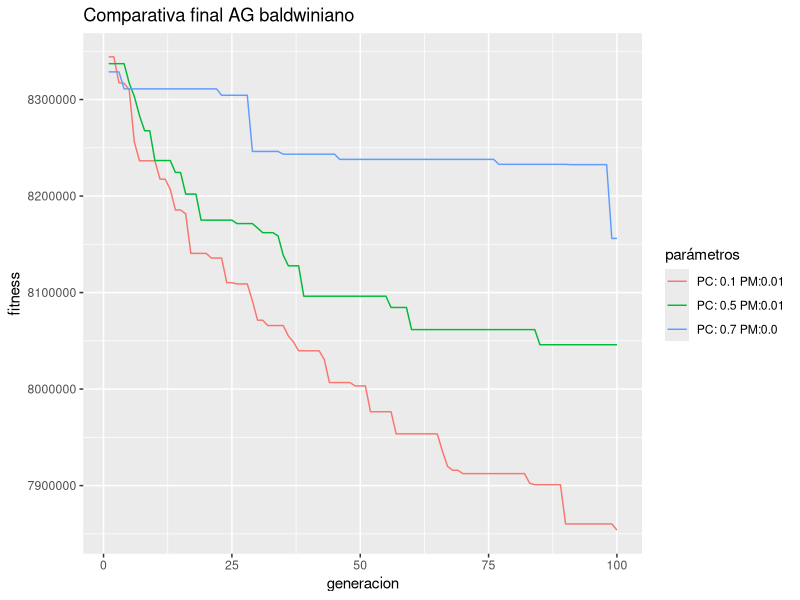
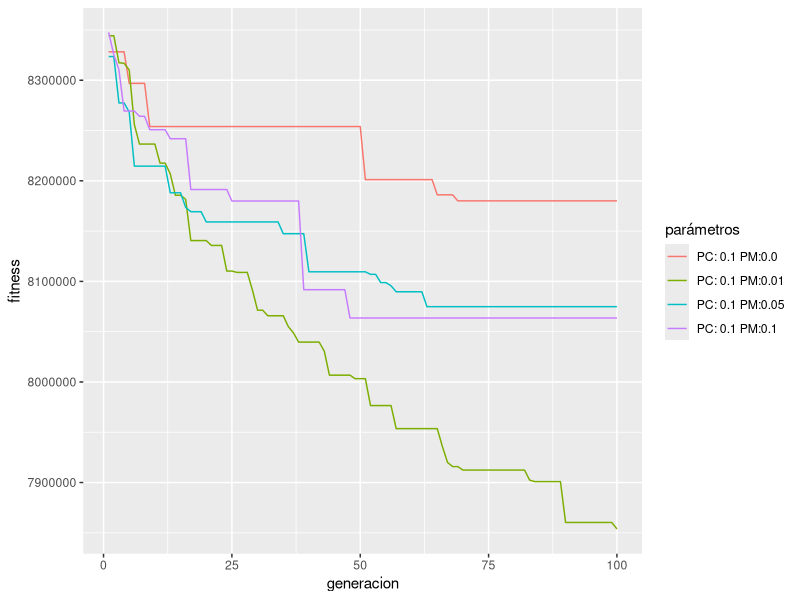
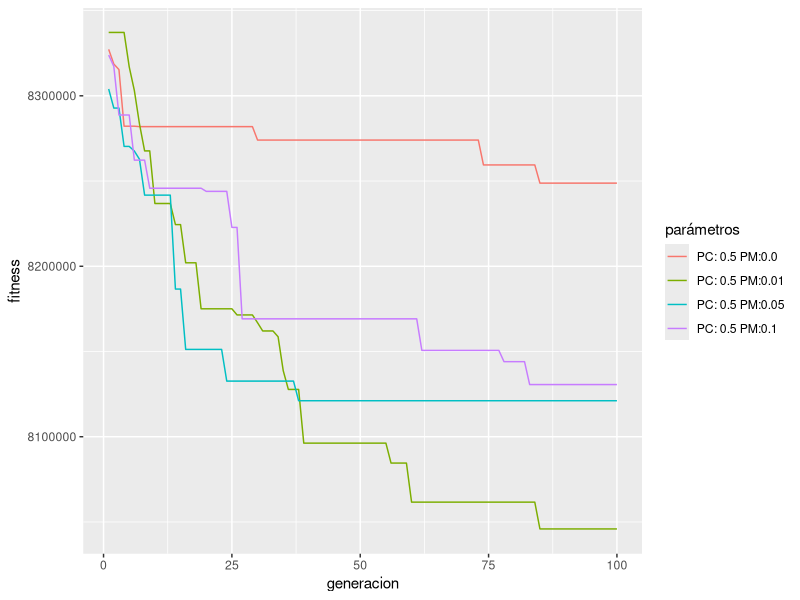
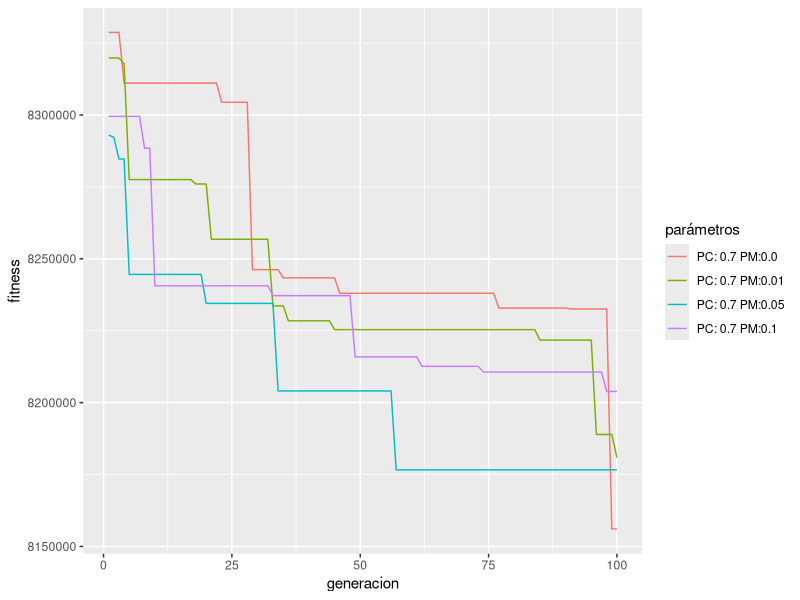

These figures' R source, in order:
library(ggplot2)

#PC = 0.1

rPC0.1PM0 = data.frame(generacion=1:100, fitness=c(8328246, 8328246, 8328246, 8328246, 8296888, 8296888, 8296888,
                                                   8296888, 8253972, 8253972, 8253972, 8253972, 8253972, 8253972,
                                                   8253972, 8253972, 8253972, 8253972, 8253972, 8253972, 8253972,
                                                   8253972, 8253972, 8253972, 8253972, 8253972, 8253972, 8253972,
                                                   8253972, 8253972, 8253972, 8253972, 8253972, 8253972, 8253972,
                                                   8253972, 8253972, 8253972, 8253972, 8253972, 8253972, 8253972,
                                                   8253972, 8253972, 8253972, 8253972, 8253972, 8253972, 8253972,
                                                   8253972, 8201166, 8201166, 8201166, 8201166, 8201166, 8201166,
                                                   8201166, 8201166, 8201166, 8201166, 8201166, 8201166, 8201166,
                                                   8201166, 8186064, 8186064, 8186064, 8186064, 8180052, 8180052,
                                                   8180052, 8180052, 8180052, 8180052, 8180052, 8180052, 8180052,
                                                   8180052, 8180052, 8180052, 8180052, 8180052, 8180052, 8180052,
                                                   8180052, 8180052, 8180052, 8180052, 8180052, 8180052, 8180052,
                                                   8180052, 8180052, 8180052, 8180052, 8180052, 8180052, 8180052,
                                                   8180052, 8180052))

p = ggplot() + geom_line(data = rPC0.1PM0, aes(x = generacion, y = fitness, colour = "PC: 0.1 PM:0.0"))

rPC0.1PM0.01 = data.frame(generacion=1:100, fitness=c(8344218, 8344218, 8317360, 8316876, 8310198, 8255934, 8236530,                                                                                                                                                                              
                                                      8236530, 8236530, 8236530, 8217560, 8217560, 8206886, 8185628,                                                                                                                                                                              
                                                      8185628, 8181540, 8140592, 8140592, 8140592, 8140592, 8135762,                                                                                                                                                                              
                                                      8135762, 8135762, 8110266, 8110266, 8108932, 8108932, 8108932,                                                                                                                                                                              
                                                      8091358, 8071356, 8071356, 8065832, 8065832, 8065832, 8065832,                                                                                                                                                                              
                                                      8054982, 8048742, 8039648, 8039648, 8039648, 8039648, 8039648,                                                                                                                                                                              
                                                      8030582, 8006768, 8006768, 8006768, 8006768, 8006768, 8003272,                                                                                                                                                                              
                                                      8003272, 8003272, 7976548, 7976548, 7976548, 7976548, 7976548,                                                                                                                                                                              
                                                      7953608, 7953608, 7953608, 7953608, 7953608, 7953608, 7953608,                                                                                                                                                                              
                                                      7953608, 7953608, 7935880, 7919996, 7915870, 7915870, 7912424,                                                                                                                                                                              
                                                      7912424, 7912424, 7912424, 7912424, 7912424, 7912424, 7912424,                                                                                                                                                                              
                                                      7912424, 7912424, 7912424, 7912424, 7912424, 7902432, 7900932,                                                                                                                                                                              
                                                      7900932, 7900932, 7900932, 7900932, 7900932, 7860292, 7860292,                                                                                                                                                                              
                                                      7860292, 7860292, 7860292, 7860292, 7860292, 7860292, 7860292,                                                                                                                                                                              
                                                      7860292, 7853904))

p = p + geom_line(data = rPC0.1PM0.01, aes(x = generacion, y = fitness, colour = "PC: 0.1 PM:0.01"))

rPC0.1PM0.05 = data.frame(generacion=1:100, fitness=c(8323554, 8323554, 8277432, 8277432, 8268456, 8214578, 8214578,                                                                                                                                                                              
                                                      8214578, 8214578, 8214578, 8214578, 8214578, 8188096, 8188096,                                                                                                                                                                              
                                                      8188096, 8173600, 8169294, 8169294, 8169294, 8159100, 8159100,                                                                                                                                                                              
                                                      8159100, 8159100, 8159100, 8159100, 8159100, 8159100, 8159100,                                                                                                                                                                              
                                                      8159100, 8159100, 8159100, 8159100, 8159100, 8159100, 8147428,                                                                                                                                                                              
                                                      8147428, 8147428, 8147428, 8147428, 8109514, 8109514, 8109514,                                                                                                                                                                              
                                                      8109514, 8109514, 8109514, 8109514, 8109514, 8109514, 8109514,                                                                                                                                                                              
                                                      8109514, 8109514, 8107014, 8107014, 8098790, 8098790, 8095604,                                                                                                                                                                              
                                                      8089690, 8089690, 8089690, 8089690, 8089690, 8089690, 8074854,                                                                                                                                                                              
                                                      8074854, 8074854, 8074854, 8074854, 8074854, 8074854, 8074854,                                                                                                                                                                              
                                                      8074854, 8074854, 8074854, 8074854, 8074854, 8074854, 8074854,                                                                                                                                                                              
                                                      8074854, 8074854, 8074854, 8074854, 8074854, 8074854, 8074854,                                                                                                                                                                              
                                                      8074854, 8074854, 8074854, 8074854, 8074854, 8074854, 8074854,                                                                                                                                                                              
                                                      8074854, 8074854, 8074854, 8074854, 8074854, 8074854, 8074854,                                                                                                                                                                              
                                                      8074854, 8074854))

p = p + geom_line(data = rPC0.1PM0.05, aes(x = generacion, y = fitness, colour = "PC: 0.1 PM:0.05"))

rPC0.1PM0.1 = data.frame(generacion=1:100, fitness=c(8347528, 8325256, 8310378, 8269394, 8269394, 8269394, 8264156,
                                                     8264156, 8250790, 8250790, 8250790, 8250790, 8241820, 8241820,
                                                     8241820, 8241820, 8191332, 8191332, 8191332, 8191332, 8191332,
                                                     8191332, 8191332, 8191332, 8179936, 8179936, 8179936, 8179936,
                                                     8179936, 8179936, 8179936, 8179936, 8179936, 8179936, 8179936,
                                                     8179936, 8179936, 8179936, 8091744, 8091744, 8091744, 8091744,
                                                     8091744, 8091744, 8091744, 8091744, 8091744, 8063618, 8063618,
                                                     8063618, 8063618, 8063618, 8063618, 8063618, 8063618, 8063618,
                                                     8063618, 8063618, 8063618, 8063618, 8063618, 8063618, 8063618,
                                                     8063618, 8063618, 8063618, 8063618, 8063618, 8063618, 8063618,
                                                     8063618, 8063618, 8063618, 8063618, 8063618, 8063618, 8063618,
                                                     8063618, 8063618, 8063618, 8063618, 8063618, 8063618, 8063618,
                                                     8063618, 8063618, 8063618, 8063618, 8063618, 8063618, 8063618,
                                                     8063618, 8063618, 8063618, 8063618, 8063618, 8063618, 8063618,
                                                     8063618, 8063618))

p = p + geom_line(data = rPC0.1PM0.1, aes(x = generacion, y = fitness, colour = "PC: 0.1 PM:0.1")) + labs(colour='parámetros')

#PC = 0.5

rPC0.5PM0 = data.frame(generacion=1:100, fitness=c(8327252, 8318628, 8315392, 8282172, 8282172, 8282172, 8281926,
                                                   8281926, 8281926, 8281926, 8281926, 8281926, 8281926, 8281926,
                                                   8281926, 8281926, 8281926, 8281926, 8281926, 8281926, 8281926,
                                                   8281926, 8281926, 8281926, 8281926, 8281926, 8281926, 8281926,
                                                   8281926, 8274048, 8274048, 8274048, 8274048, 8274048, 8274048,
                                                   8274048, 8274048, 8274048, 8274048, 8274048, 8274048, 8274048,
                                                   8274048, 8274048, 8274048, 8274048, 8274048, 8274048, 8274048,
                                                   8274048, 8274048, 8274048, 8274048, 8274048, 8274048, 8274048,
                                                   8274048, 8274048, 8274048, 8274048, 8274048, 8274048, 8274048,
                                                   8274048, 8274048, 8274048, 8274048, 8274048, 8274048, 8274048,
                                                   8274048, 8274048, 8274048, 8259464, 8259464, 8259464, 8259464,
                                                   8259464, 8259464, 8259464, 8259464, 8259464, 8259464, 8259464,
                                                   8248786, 8248786, 8248786, 8248786, 8248786, 8248786, 8248786,
                                                   8248786, 8248786, 8248786, 8248786, 8248786, 8248786, 8248786,
                                                   8248786, 8248786))

p05 = ggplot() + geom_line(data = rPC0.5PM0, aes(x = generacion, y = fitness, colour = "PC: 0.5 PM:0.0"))

rPC0.5PM0.01 = data.frame(generacion=1:100, fitness=c(8337182, 8337182, 8337182, 8337182, 8317004, 8303112, 8283488,
                                                      8267688, 8267688, 8236828, 8236828, 8236828, 8236828, 8224460,
                                                      8224460, 8202042, 8202042, 8202042, 8175056, 8175056, 8175056,
                                                      8175056, 8175056, 8175056, 8175056, 8171462, 8171462, 8171462,
                                                      8171462, 8166872, 8162052, 8162052, 8162052, 8158648, 8138760,
                                                      8127750, 8127750, 8127750, 8096256, 8096256, 8096256, 8096256,
                                                      8096256, 8096256, 8096256, 8096256, 8096256, 8096256, 8096256,
                                                      8096256, 8096256, 8096256, 8096256, 8096256, 8096256, 8084542,
                                                      8084542, 8084542, 8084542, 8061636, 8061636, 8061636, 8061636,
                                                      8061636, 8061636, 8061636, 8061636, 8061636, 8061636, 8061636,
                                                      8061636, 8061636, 8061636, 8061636, 8061636, 8061636, 8061636,
                                                      8061636, 8061636, 8061636, 8061636, 8061636, 8061636, 8061636,
                                                      8045928, 8045928, 8045928, 8045928, 8045928, 8045928, 8045928,
                                                      8045928, 8045928, 8045928, 8045928, 8045928, 8045928, 8045928,
                                                      8045928, 8045928))

p05 = p05 + geom_line(data = rPC0.5PM0.01, aes(x = generacion, y = fitness, colour = "PC: 0.5 PM:0.01"))

rPC0.5PM0.05 = data.frame(generacion=1:100, fitness=c(8304000, 8292810, 8292810, 8270314, 8270314, 8267600, 8262792,
                                                      8241734, 8241734, 8241734, 8241734, 8241734, 8241734, 8186640,
                                                      8186640, 8151228, 8151228, 8151228, 8151228, 8151228, 8151228,
                                                      8151228, 8151228, 8132636, 8132636, 8132636, 8132636, 8132636,
                                                      8132636, 8132636, 8132636, 8132636, 8132636, 8132636, 8132636,
                                                      8132636, 8132636, 8121110, 8121110, 8121110, 8121110, 8121110,
                                                      8121110, 8121110, 8121110, 8121110, 8121110, 8121110, 8121110,
                                                      8121110, 8121110, 8121110, 8121110, 8121110, 8121110, 8121110,
                                                      8121110, 8121110, 8121110, 8121110, 8121110, 8121110, 8121110,
                                                      8121110, 8121110, 8121110, 8121110, 8121110, 8121110, 8121110,
                                                      8121110, 8121110, 8121110, 8121110, 8121110, 8121110, 8121110,
                                                      8121110, 8121110, 8121110, 8121110, 8121110, 8121110, 8121110,
                                                      8121110, 8121110, 8121110, 8121110, 8121110, 8121110, 8121110,
                                                      8121110, 8121110, 8121110, 8121110, 8121110, 8121110, 8121110,
                                                      8121110, 8121110))

p05 = p05 + geom_line(data = rPC0.5PM0.05, aes(x = generacion, y = fitness, colour = "PC: 0.5 PM:0.05"))

rPC0.5PM0.1 = data.frame(generacion=1:100, fitness=c(8323904, 8317284, 8288740, 8288740, 8288740, 8262258, 8262258,
                                                     8262258, 8245786, 8245786, 8245786, 8245786, 8245786, 8245786,
                                                     8245786, 8245786, 8245786, 8245786, 8245786, 8243950, 8243950,
                                                     8243950, 8243950, 8243950, 8222816, 8222816, 8169168, 8169168,
                                                     8169168, 8169168, 8169168, 8169168, 8169168, 8169168, 8169168,
                                                     8169168, 8169168, 8169168, 8169168, 8169168, 8169168, 8169168,
                                                     8169168, 8169168, 8169168, 8169168, 8169168, 8169168, 8169168,
                                                     8169168, 8169168, 8169168, 8169168, 8169168, 8169168, 8169168,
                                                     8169168, 8169168, 8169168, 8169168, 8169168, 8150662, 8150662,
                                                     8150662, 8150662, 8150662, 8150662, 8150662, 8150662, 8150662,
                                                     8150662, 8150662, 8150662, 8150662, 8150662, 8150662, 8150662,
                                                     8144050, 8144050, 8144050, 8144050, 8144050, 8130604, 8130604,
                                                     8130604, 8130604, 8130604, 8130604, 8130604, 8130604, 8130604,
                                                     8130604, 8130604, 8130604, 8130604, 8130604, 8130604, 8130604,
                                                     8130604, 8130604))

p05 = p05 + geom_line(data = rPC0.5PM0.1, aes(x = generacion, y = fitness, colour = "PC: 0.5 PM:0.1")) + labs(colour='parámetros')

#PC = 0.7

rPC0.7PM0 = data.frame(generacion=1:100, fitness=c(8328710, 8328710, 8328710, 8311094, 8311094, 8311094, 8311094,
                                                   8311094, 8311094, 8311094, 8311094, 8311094, 8311094, 8311094,
                                                   8311094, 8311094, 8311094, 8311094, 8311094, 8311094, 8311094,
                                                   8311094, 8304428, 8304428, 8304428, 8304428, 8304428, 8304428,
                                                   8246244, 8246244, 8246244, 8246244, 8246244, 8246244, 8243386,
                                                   8243386, 8243386, 8243386, 8243386, 8243386, 8243386, 8243386,
                                                   8243386, 8243386, 8243386, 8238028, 8238028, 8238028, 8238028,
                                                   8238028, 8238028, 8238028, 8238028, 8238028, 8238028, 8238028,
                                                   8238028, 8238028, 8238028, 8238028, 8238028, 8238028, 8238028,
                                                   8238028, 8238028, 8238028, 8238028, 8238028, 8238028, 8238028,
                                                   8238028, 8238028, 8238028, 8238028, 8238028, 8238028, 8232876,
                                                   8232876, 8232876, 8232876, 8232876, 8232876, 8232876, 8232876,
                                                   8232876, 8232876, 8232876, 8232876, 8232876, 8232876, 8232564,
                                                   8232564, 8232564, 8232564, 8232564, 8232564, 8232564, 8232564,
                                                   8156096, 8156096))

p07 = ggplot() + geom_line(data = rPC0.7PM0, aes(x = generacion, y = fitness, colour = "PC: 0.7 PM:0.0"))

rPC0.7PM0.01 = data.frame(generacion=1:100, fitness=c(8319818, 8319818, 8319818, 8317836, 8277550, 8277550, 8277550,
                                                      8277550, 8277550, 8277550, 8277550, 8277550, 8277550, 8277550,
                                                      8277550, 8277550, 8277550, 8276022, 8276022, 8276022, 8256802,
                                                      8256802, 8256802, 8256802, 8256802, 8256802, 8256802, 8256802,
                                                      8256802, 8256802, 8256802, 8256802, 8233612, 8233612, 8233612,
                                                      8228448, 8228448, 8228448, 8228448, 8228448, 8228448, 8228448,
                                                      8228448, 8228448, 8225372, 8225372, 8225372, 8225372, 8225372,
                                                      8225372, 8225372, 8225372, 8225372, 8225372, 8225372, 8225372,
                                                      8225372, 8225372, 8225372, 8225372, 8225372, 8225372, 8225372,
                                                      8225372, 8225372, 8225372, 8225372, 8225372, 8225372, 8225372,
                                                      8225372, 8225372, 8225372, 8225372, 8225372, 8225372, 8225372,
                                                      8225372, 8225372, 8225372, 8225372, 8225372, 8225372, 8225372,
                                                      8221748, 8221748, 8221748, 8221748, 8221748, 8221748, 8221748,
                                                      8221748, 8221748, 8221748, 8221748, 8188922, 8188922, 8188922,
                                                      8188922, 8180898))

p07 = p07 + geom_line(data = rPC0.7PM0.01, aes(x = generacion, y = fitness, colour = "PC: 0.7 PM:0.01"))

rPC0.7PM0.05 = data.frame(generacion=1:100, fitness=c(8293072, 8292218, 8284704, 8284704, 8244590, 8244590, 8244590,
                                                      8244590, 8244590, 8244590, 8244590, 8244590, 8244590, 8244590,
                                                      8244590, 8244590, 8244590, 8244590, 8244590, 8234494, 8234494,
                                                      8234494, 8234494, 8234494, 8234494, 8234494, 8234494, 8234494,
                                                      8234494, 8234494, 8234494, 8234494, 8234494, 8204074, 8204074,
                                                      8204074, 8204074, 8204074, 8204074, 8204074, 8204074, 8204074,
                                                      8204074, 8204074, 8204074, 8204074, 8204074, 8204074, 8204074,
                                                      8204074, 8204074, 8204074, 8204074, 8204074, 8204074, 8204074,
                                                      8176632, 8176632, 8176632, 8176632, 8176632, 8176632, 8176632,
                                                      8176632, 8176632, 8176632, 8176632, 8176632, 8176632, 8176632,
                                                      8176632, 8176632, 8176632, 8176632, 8176632, 8176632, 8176632,
                                                      8176632, 8176632, 8176632, 8176632, 8176632, 8176632, 8176632,
                                                      8176632, 8176632, 8176632, 8176632, 8176632, 8176632, 8176632,
                                                      8176632, 8176632, 8176632, 8176632, 8176632, 8176632, 8176632,
                                                      8176632, 8176632))

p07 = p07 + geom_line(data = rPC0.7PM0.05, aes(x = generacion, y = fitness, colour = "PC: 0.7 PM:0.05"))

rPC0.7PM0.1 = data.frame(generacion=1:100, fitness=c(8299538, 8299538, 8299538, 8299538, 8299538, 8299538, 8299538,
                                                     8288438, 8288438, 8240614, 8240614, 8240614, 8240614, 8240614,
                                                     8240614, 8240614, 8240614, 8240614, 8240614, 8240614, 8240614,
                                                     8240614, 8240614, 8240614, 8240614, 8240614, 8240614, 8240614,
                                                     8240614, 8240614, 8240614, 8240614, 8237200, 8237200, 8237200,
                                                     8237200, 8237200, 8237200, 8237200, 8237200, 8237200, 8237200,
                                                     8237200, 8237200, 8237200, 8237200, 8237200, 8237200, 8215910,
                                                     8215910, 8215910, 8215910, 8215910, 8215910, 8215910, 8215910,
                                                     8215910, 8215910, 8215910, 8215910, 8215910, 8212622, 8212622,
                                                     8212622, 8212622, 8212622, 8212622, 8212622, 8212622, 8212622,
                                                     8212622, 8212622, 8212622, 8210620, 8210620, 8210620, 8210620,
                                                     8210620, 8210620, 8210620, 8210620, 8210620, 8210620, 8210620,
                                                     8210620, 8210620, 8210620, 8210620, 8210620, 8210620, 8210620,
                                                     8210620, 8210620, 8210620, 8210620, 8210620, 8210620, 8203878,
                                                     8203878, 8203878))

p07 = p07 + geom_line(data = rPC0.7PM0.1, aes(x = generacion, y = fitness, colour = "PC: 0.7 PM:0.1")) + labs(colour='parámetros')

#Final

final = ggplot() + ggtitle("Comparativa final AG baldwiniano")
final = final + geom_line(data = rPC0.1PM0.01, aes(x = generacion, y = fitness, colour="PC: 0.1 PM:0.01"))
final = final + geom_line(data = rPC0.5PM0.01, aes(x = generacion, y = fitness, colour="PC: 0.5 PM:0.01"))
final = final + geom_line(data = rPC0.7PM0, aes(x = generacion, y = fitness, colour="PC: 0.7 PM:0.0")) + labs(colour='parámetros')